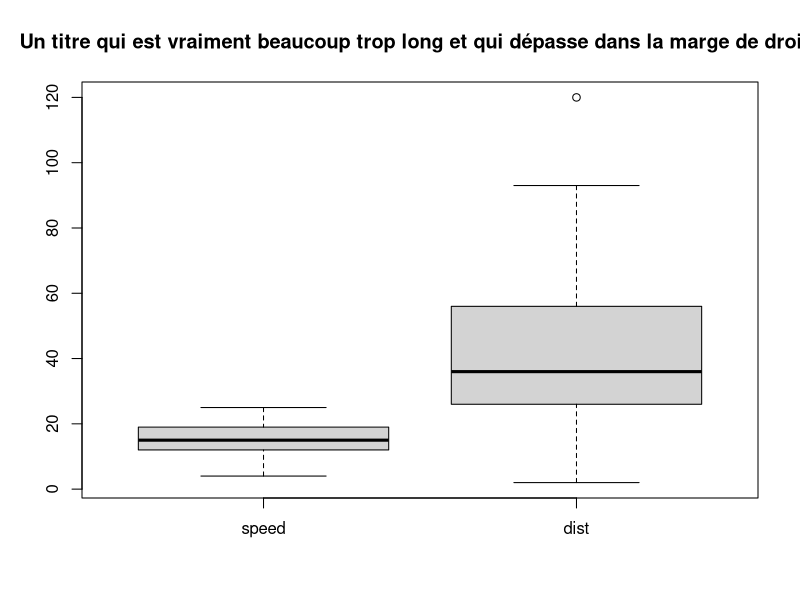
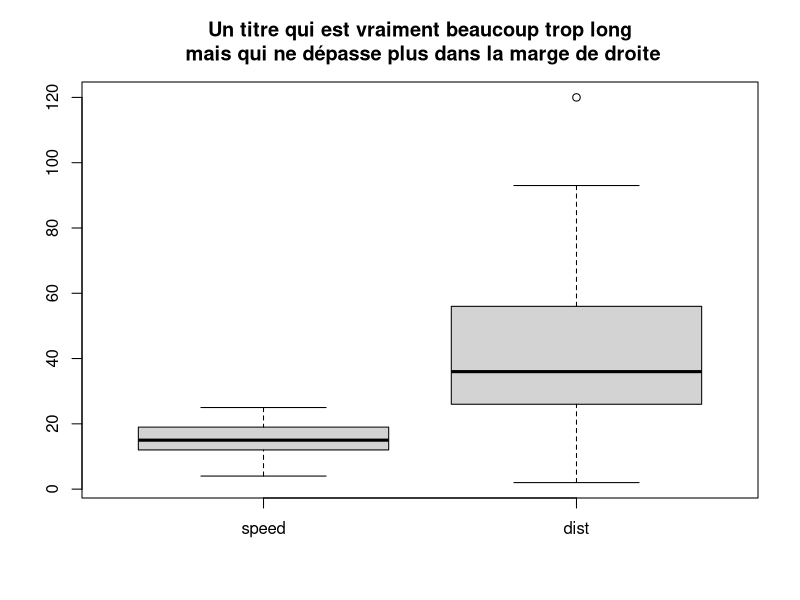

Recreate these plots in R, in order.
## ---- chunk 1
knitr::opts_chunk$set(echo = TRUE)
## ---- chunk 2
# install.packages("webshot",dependencies = TRUE)
# library(webshot)
# webshot::install_phantomjs()
Sys.setenv(OPENSSL_CONF="/dev/null")
DiagrammeR::grViz("
digraph boxes_and_circles {

  # a 'graph' statement
  graph [overlap = true, fontsize = 10]

  # several 'node' statements
  node [shape = box,
        fontname = Helvetica]
  A; B; C; D; E; F

  node [shape = circle,
        fixedsize = true,
        width = 0.9] // sets as circles
  1; 2; 3; 4; 5; 6; 7; 8

  # several 'edge' statements
  A->1 B->2 B->3 B->4 C->A
  1->D E->A 2->4 1->5 1->F
  E->6 4->6 5->7 6->7 3->8
}
")
## ---- chunk 3
boxplot(cars, main = "Un titre qui est vraiment beaucoup trop long et qui dépasse dans la marge de droite")
## ---- chunk 4
boxplot(cars, 
        main = "Un titre qui est vraiment beaucoup trop long\n mais qui ne dépasse plus dans la marge de droite")
